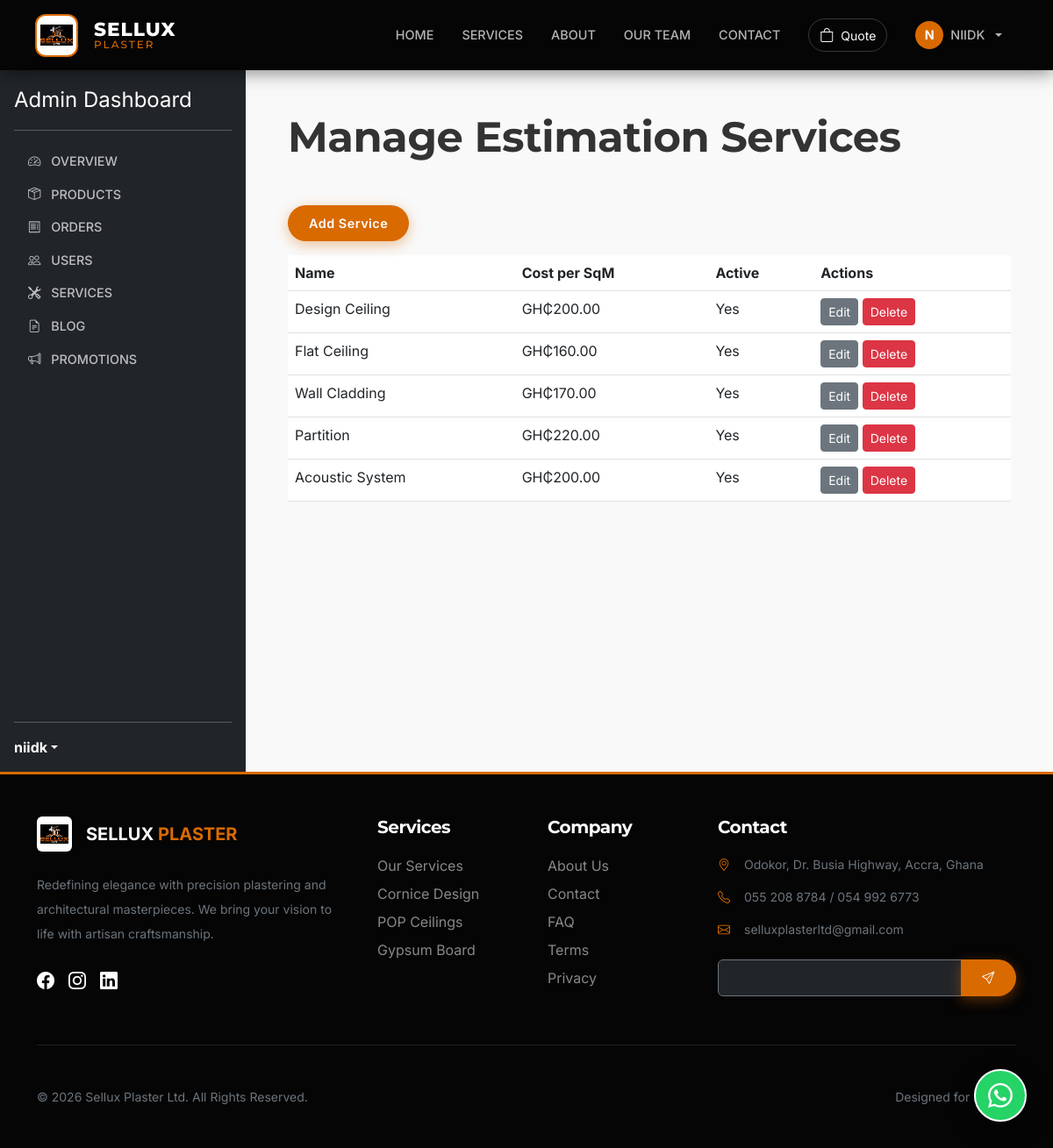
The app's page /dashboard/admin/services/ (signed in) with its own data.
### accounts/models.py (models this page shows, shortened)
class CustomUser(AbstractUser):
    phone = models.CharField(max_length=30, blank=True)
    profile_image = models.ImageField(upload_to='profiles/', blank=True, null=True)
    bio = models.TextField(blank=True)

### estimation/models.py (models this page shows, shortened)
class Service(models.Model):
    name = models.CharField(max_length=100, unique=True)
    cost_per_sqm = models.DecimalField(max_digits=10, decimal_places=2)
    is_active = models.BooleanField(default=True)

### dashboard/views.py (the view)
# urls.py: path('admin/services/', EstimationServiceListView.as_view(), name='service_list'),
class EstimationServiceListView(UserPassesTestMixin, ListView):
    model = EstimationService
    template_name = 'dashboard/service_list.html'
    context_object_name = 'services'
    def test_func(self):
        return self.request.user.is_staff

### cart/cart.py (called while the page is built)
    def __len__(self):
        return sum(item['quantity'] for item in self.cart.values())

### core/context_processors.py (called while the page is built)
def brand_context(request):
    return {
        'brand': get_brand_info()
    }

def cart_context(request):
    return {'cart': Cart(request)}

def promotions_context(request):
    promotion = Promotion.objects.filter(is_active=True).first()
    return {'active_promotion': promotion}

### core/utils.py (called while the page is built)
def get_brand_info():
    return {
        'company_name': 'Sellux Plaster Ltd',
        'slogan': 'Home of Affordable Luxury',
        'address': 'Odokor, Dr. Busia Highway, Accra, Ghana',
        'phone_primary': '055 208 8784',
        'phone_secondary': '054 992 6773',
        'email': 'selluxplasterltd@gmail.com',
        'whatsapp': '233549926773',
    }

### templates/dashboard/service_list.html
{% extends 'dashboard/admin_dashboard.html' %}
{% block admin_content %}
<h1 class="display-5 fw-bold mb-5">Manage Estimation Services</h1>
<a href="{% url 'dashboard:service_create' %}" class="btn btn-primary mb-3">Add Service</a>
<table class="table">
    <thead>
        <tr>
            <th>Name</th>
            <th>Cost per SqM</th>
            <th>Active</th>
            <th>Actions</th>
        </tr>
    </thead>
    <tbody>
        {% for service in services %}
            <tr>
                <td>{{ service.name }}</td>
                <td>GH₵{{ service.cost_per_sqm }}</td>
                <td>{% if service.is_active %}Yes{% else %}No{% endif %}</td>
                <td>
                    <a href="{% url 'dashboard:service_update' service.pk %}" class="btn btn-sm btn-secondary">Edit</a>
                    <a href="{% url 'dashboard:service_delete' service.pk %}" class="btn btn-sm btn-danger">Delete</a>
                </td>
            </tr>
        {% endfor %}
    </tbody>
</table>
{% endblock admin_content %}

### templates/dashboard/admin_dashboard.html (shortened to what this page needs)
{% extends 'base.html' %}
{% load static %}
{% block content %}
<div class="d-flex">
    <div class="d-flex flex-column flex-shrink-0 p-3 text-white bg-dark" style="width: 280px; height: 100vh;">
        <a href="{% url 'dashboard:admin_home' %}" class="d-flex align-items-center mb-3 mb-md-0 me-md-auto text-white text-decoration-none">
            <span class="fs-4">Admin Dashboard</span>
        </a>
        <hr>
        <ul class="nav nav-pills flex-column mb-auto">
            <li class="nav-item">
                <a href="{% url 'dashboard:admin_intel' %}" class="nav-link text-white" aria-current="page">
                    <i class="bi bi-speedometer2 me-2"></i>
                    Overview
                </a>
            </li>
            <li>
                <a href="{% url 'dashboard:product_list' %}" class="nav-link text-white">
                    <i class="bi bi-box-seam me-2"></i>
                    Products
                </a>
            </li>
            <li>
                <a href="{% url 'dashboard:order_list' %}" class="nav-link text-white">
                    <i class="bi bi-receipt me-2"></i>
                    Orders
                </a>
            </li>
            <li>
                <a href="{% url 'dashboard:user_list' %}" class="nav-link text-white">
                    <i class="bi bi-people me-2"></i>
                    Users
                </a>
            </li>
            <li>
                <a href="{% url 'dashboard:service_list' %}" class="nav-link text-white">
                    <i class="bi bi-tools me-2"></i>
                    Services
                </a>
            </li>
            <li>
                <a href="{% url 'dashboard:blog_post_list' %}" class="nav-link text-white">
                    <i class="bi bi-file-earmark-text me-2"></i>
                    Blog
                </a>
            </li>
            <li>
                <a href="{% url 'dashboard:promotion_list' %}" class="nav-link text-white">
                    <i class="bi bi-megaphone me-2"></i>
                    Promotions
                </a>
            </li>
        </ul>
        <hr>
        <div class="dropdown">
            <a href="#" class="d-flex align-items-center text-white text-decoration-none dropdown-toggle" id="dropdownUser1" data-bs-toggle="dropdown" aria-expanded="false">
                <strong>{{ user.username }}</strong>
            </a>
        </div>
    </div>
    <div class="flex-grow-1 p-5">
        {% block admin_content %}{% endblock admin_content %}
    </div>
</div>
{% endblock content %}

### templates/base.html (shortened to what this page needs)
{% load static %}
<!DOCTYPE html>
<html lang="en">
<head>
    <link href="https://cdn.jsdelivr.net/npm/bootstrap@5.3.0/dist/css/bootstrap.min.css" rel="stylesheet">
    <link rel="stylesheet" href="https://cdn.jsdelivr.net/npm/bootstrap-icons@1.10.5/font/bootstrap-icons.css">
    <link rel="stylesheet" href="https://cdnjs.cloudflare.com/ajax/libs/animate.css/4.1.1/animate.min.css"/>
</head>
<body class="d-flex flex-column min-vh-100">
<nav class="navbar navbar-expand-lg sticky-top">
    <div class="container navbar-container">
        <a class="navbar-brand me-auto" href="/">
            <div class="logo-wrapper">
                <img src="{% static 'images/logo.png' %}" alt="Sellux Logo">
            </div>
            <div class="brand-text ms-2">
                <span>SELLUX</span>
                <span>PLASTER</span>
            </div>
        </a>
        <div class="collapse navbar-collapse" id="navbarNav">
            <ul class="navbar-nav ms-auto align-items-center">
                <li class="nav-item"><a class="nav-link" href="/">Home</a></li>
                <li class="nav-item"><a class="nav-link" href="{% url 'services:service_list' %}">Services</a></li>
                <li class="nav-item"><a class="nav-link" href="{% url 'about:about' %}">About</a></li>
                <li class="nav-item"><a class="nav-link" href="{% url 'team:team_list' %}">Our Team</a></li>
                <li class="nav-item"><a class="nav-link" href="{% url 'contact:contact_us' %}">Contact</a></li>
                <li class="nav-item d-none d-lg-block ms-3">
                    <a href="{% url 'cart:cart_detail' %}" class="btn btn-outline-light rounded-pill position-relative d-flex align-items-center gap-2" style="border-color: rgba(255,255,255,0.2);">
                        <i class="bi bi-bag"></i>
                        <span class="small">Quote</span>
                    </a>
                </li>
                {% if user.is_authenticated %}
                <li class="nav-item dropdown ms-lg-3">
                    <a class="nav-link dropdown-toggle d-flex align-items-center gap-2" href="#" role="button" data-bs-toggle="dropdown">
                        {% if user.profile_image %}
                        <img src="{{ user.profile_image.url }}" class="rounded-circle border border-secondary" style="width: 32px; height: 32px; object-fit: cover;">
                        {% else %}
                        <div class="rounded-circle bg-primary text-white d-flex align-items-center justify-content-center fw-bold" style="width: 32px; height: 32px;">
                            {{ user.username|slice:":1"|upper }}
                        </div>
                        {% endif %}
                        <span class="d-lg-none d-xl-inline">{{ user.username }}</span>
                    </a>
                </li>
                {% else %}
                <li class="nav-item ms-lg-3 d-flex gap-2 mt-3 mt-lg-0">
                    <a class="nav-link" href="{% url 'accounts:login' %}">Login</a>
                    <a class="btn btn-primary text-white" href="{% url 'accounts:register' %}">Get Started</a>
                </li>
                {% endif %}
            </ul>
        </div>
    </div>
</nav>
<a href="https://wa.me/233549926773?text=Hello%20Sellux%20Plaster,%20I'm%20interested%20in%20your%20services." class="whatsapp-float" target="_blank">
    <i class="bi bi-whatsapp"></i>
</a>
<main class="flex-shrink-0">
    {% block content %}{% endblock content %}
</main>
<footer class="footer py-5 mt-auto">
    <div class="container">
        <div class="row g-5">
            <div class="col-lg-4">
                <div class="d-flex align-items-center mb-4">
                    <div class="bg-white p-1 rounded" style="width: 40px; height: 40px;">
                        <img src="{% static 'images/logo.png' %}" alt="Logo" style="width: 100%; height: 100%; object-fit: contain;">
                    </div>
                    <span class="ms-3 text-white fw-bold fs-5">SELLUX <span class="text-primary">PLASTER</span></span>
                </div>
                <p class="text-secondary small lh-lg">Redefining elegance with precision plastering and architectural masterpieces. We bring your vision to life with artisan craftsmanship.</p>
                <div class="d-flex gap-3 mt-4">
                    <a href="#" class="text-white hover-primary"><i class="bi bi-facebook fs-5"></i></a>
                    <a href="#" class="text-white hover-primary"><i class="bi bi-instagram fs-5"></i></a>
                    <a href="#" class="text-white hover-primary"><i class="bi bi-linkedin fs-5"></i></a>
                </div>
            </div>
            <div class="col-lg-2 col-6">
                <h5 class="footer-heading">Services</h5>
                <ul class="list-unstyled d-flex flex-column gap-2">
                    <li><a href="{% url 'services:service_list' %}" class="footer-link">Our Services</a></li>
                    <li><a href="#" class="footer-link">Cornice Design</a></li>
                    <li><a href="#" class="footer-link">POP Ceilings</a></li>
                    <li><a href="#" class="footer-link">Gypsum Board</a></li>
                </ul>
            </div>
            <div class="col-lg-2 col-6">
                <h5 class="footer-heading">Company</h5>
                <ul class="list-unstyled d-flex flex-column gap-2">
                    <li><a href="{% url 'pages:about' %}" class="footer-link">About Us</a></li>
                    <li><a href="{% url 'contact:contact_us' %}" class="footer-link">Contact</a></li>
                    <li><a href="{% url 'faq:faq_list' %}" class="footer-link">FAQ</a></li>
                    <li><a href="{% url 'pages:terms' %}" class="footer-link">Terms</a></li>
                    <li><a href="{% url 'pages:privacy' %}" class="footer-link">Privacy</a></li>
                </ul>
            </div>
            <div class="col-lg-4">
                <h5 class="footer-heading">Contact</h5>
                <div class="text-secondary small">
                    <p class="d-flex mb-3"><i class="bi bi-geo-alt text-primary me-3"></i> Odokor, Dr. Busia Highway, Accra, Ghana</p>
                    <p class="d-flex mb-3"><i class="bi bi-telephone text-primary me-3"></i> 055 208 8784 / 054 992 6773</p>
                    <p class="d-flex mb-3"><i class="bi bi-envelope text-primary me-3"></i> selluxplasterltd@gmail.com</p>
                </div>
                <div class="mt-4">
                    <div class="input-group">
                        <input type="text" class="form-control bg-dark border-secondary text-white" placeholder="Email for newsletter">
                        <button class="btn btn-primary" type="button"><i class="bi bi-send"></i></button>
                    </div>
                </div>
            </div>
        </div>
        <hr class="my-5 border-secondary opacity-25">
        <div class="row align-items-center">
            <div class="col-md-6 text-center text-md-start">
                <p class="small text-secondary mb-0">© {% now "Y" %} Sellux Plaster Ltd. All Rights Reserved.</p>
            </div>
            <div class="col-md-6 text-center text-md-end">
                <p class="small text-secondary mb-0">Designed for Luxury.</p>
            </div>
        </div>
    </div>
</footer>
</body>
</html>

### templates/base.html (style rules this page uses)
:root { --primary-color: #d96a00; --primary-vibrant: #ff7b00; --black-onyx: #050505; --black-charcoal: #121212; --white-alabaster: #F9F9F9; --nav-height: 80px; --border-radius-pill: 50px; --border-radius-card: 12px; --shadow-glow: 0 0 20px rgba(217, 106, 0, 0.15); --shadow-float: 0 10px 30px rgba(0,0,0,0.2); --transition-fast: all 0.3s cubic-bezier(0.25, 0.8, 0.25, 1); }
body { font-family: 'Inter', sans-serif; background-color: var(--white-alabaster); color: #333; overflow-x: hidden; -webkit-font-smoothing: antialiased; }
h1, h2, h3, h4, h5, .navbar-brand { font-family: 'Montserrat', sans-serif; font-weight: 700; letter-spacing: -0.5px; }
.navbar { background-color: var(--black-onyx) !important; padding: 0; height: var(--nav-height); box-shadow: 0 2px 20px rgba(0,0,0,0.5); z-index: 1030; }
.navbar-container { height: 100%; display: flex; align-items: center; }
.navbar-brand { display: flex; align-items: center; gap: 12px; color: #fff !important; font-size: 1.35rem; }
.logo-wrapper { width: 45px; height: 45px; background: #fff; border-radius: 10px; display: flex; align-items: center; justify-content: center; padding: 4px; box-shadow: 0 0 0 2px var(--primary-color); }
.logo-wrapper img { width: 100%; height: 100%; object-fit: contain; display: block; }
.brand-text { line-height: 1; display: flex; flex-direction: column; }
.brand-text span:first-child { font-weight: 800; letter-spacing: 1px; }
.brand-text span:last-child { font-size: 0.75rem; color: var(--primary-color); letter-spacing: 2px; font-weight: 500; }
.nav-link { color: rgba(255,255,255,0.7) !important; font-size: 0.9rem; font-weight: 500; text-transform: uppercase; padding: 8px 16px !important; transition: var(--transition-fast); border-radius: 4px; }
.btn-primary { background-color: var(--primary-color); border: none; border-radius: var(--border-radius-pill); padding: 10px 24px; font-weight: 600; font-size: 0.9rem; letter-spacing: 0.5px; box-shadow: 0 4px 15px rgba(217, 106, 0, 0.4); transition: var(--transition-fast); }
.whatsapp-float, .cart-float { position: fixed; width: 60px; height: 60px; border-radius: 50%; display: flex; align-items: center; justify-content: center; font-size: 28px; box-shadow: var(--shadow-float); z-index: 1000; transition: var(--transition-fast); cursor: pointer; text-decoration: none; }
.whatsapp-float { bottom: 30px; right: 30px; background: #25D366; color: white; border: 2px solid #fff; }
footer { background-color: var(--black-onyx); color: #888; border-top: 3px solid var(--primary-color); }
.footer-heading { color: #fff; font-family: 'Montserrat', sans-serif; font-weight: 700; margin-bottom: 20px; }
.footer-link { color: #888; text-decoration: none; transition: 0.3s; }
.text-primary { color: var(--primary-color) !important; }
.bg-primary { background-color: var(--primary-color) !important; }

### records on screen
CustomUser: username "N", username "NIIDK", username "niidk"
Service: name "Design Ceiling", cost_per_sqm "200.00", is_active "Yes"
Service: name "Flat Ceiling", cost_per_sqm "160.00", is_active "Yes"
Service: name "Wall Cladding", cost_per_sqm "170.00", is_active "Yes"
Service: name "Partition", cost_per_sqm "220.00", is_active "Yes"
Service: name "Acoustic System", cost_per_sqm "200.00", is_active "Yes"
